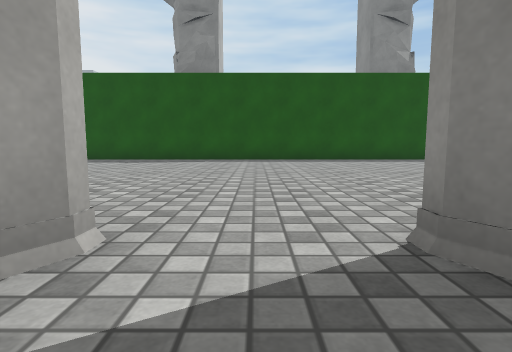
view 1 (above)

19 first-person views from a walk through a 3-D level made in the Unity game engine. The camera is 0.59 m above the floor, tilts 6° down and sees 80° across. The floor is counted in squares, 1 m on a side. Each view is taken from the middle of a square. On the plan, view 1 faces up. The plan holds only what a view shows up to about 9 squares ahead; the rest is blank. The place goes on beyond the plan. The player character is not drawn. Surface patterns are stand-ins for the level's own textures.

view 2
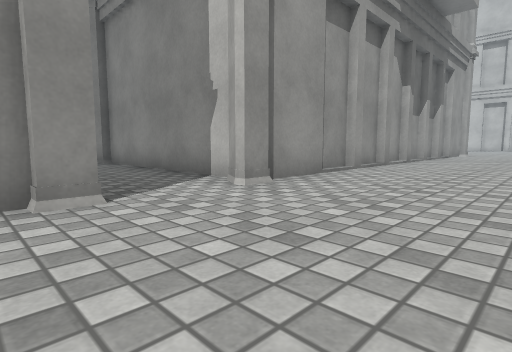

view 3
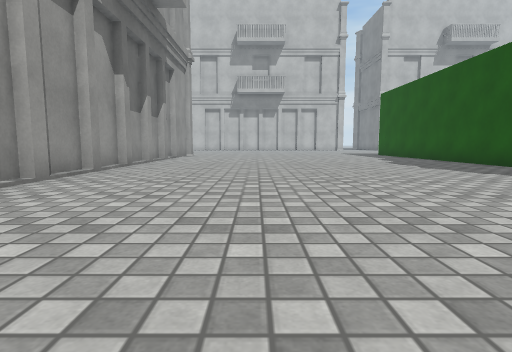

view 4
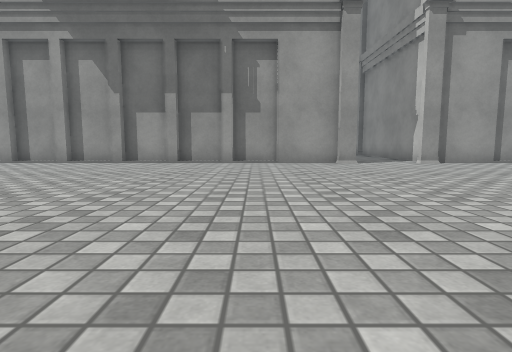

view 5
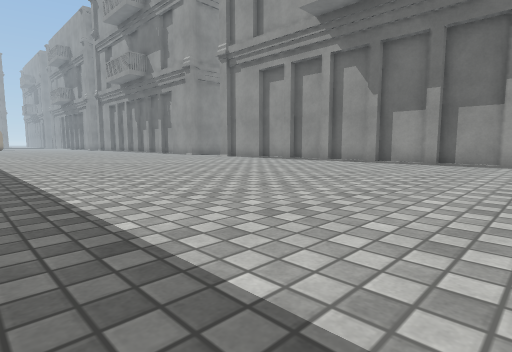

view 6
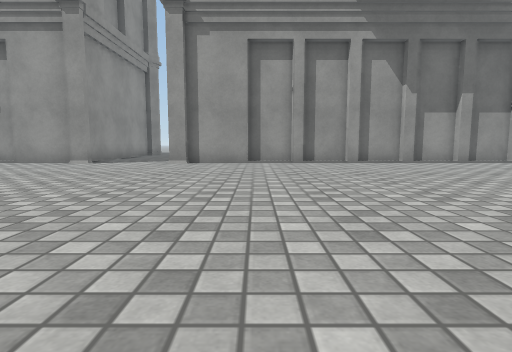

view 7
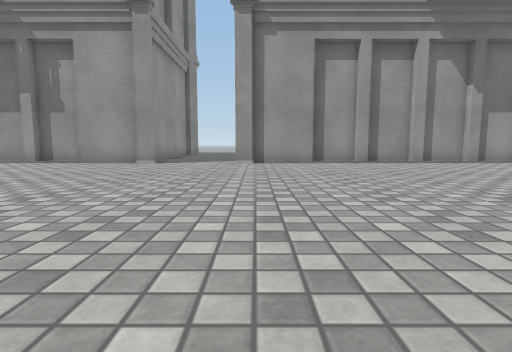

view 8
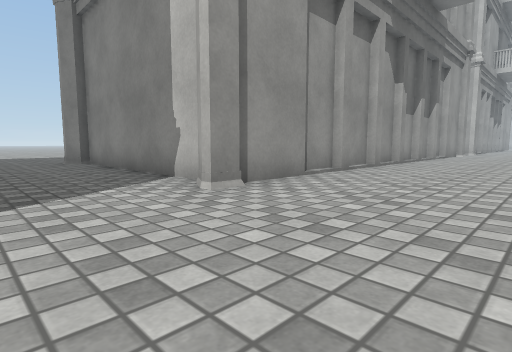

view 9
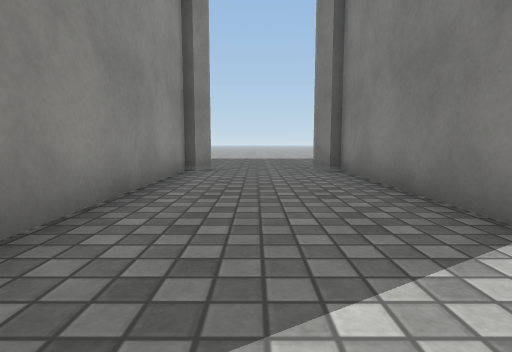

view 10
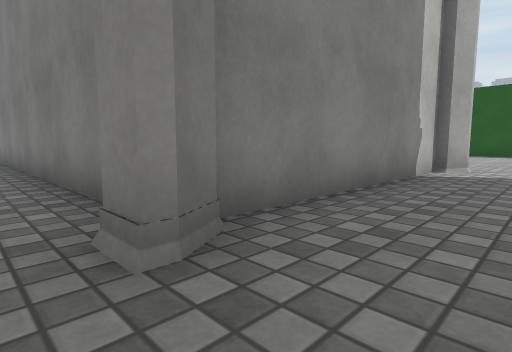

view 11
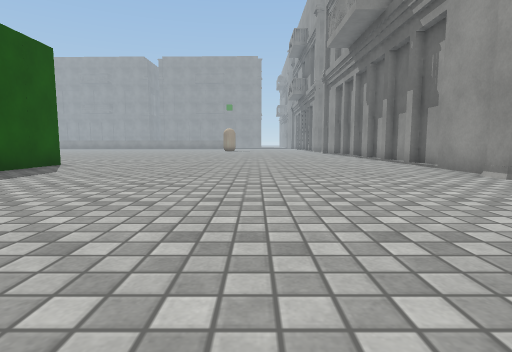

view 12
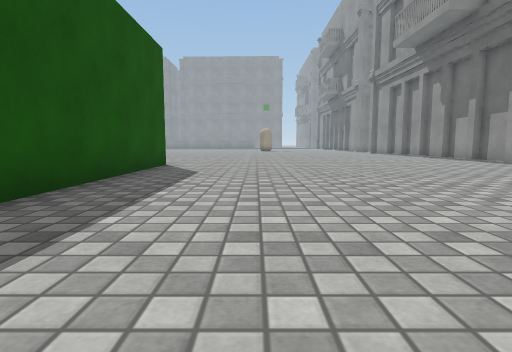

view 13
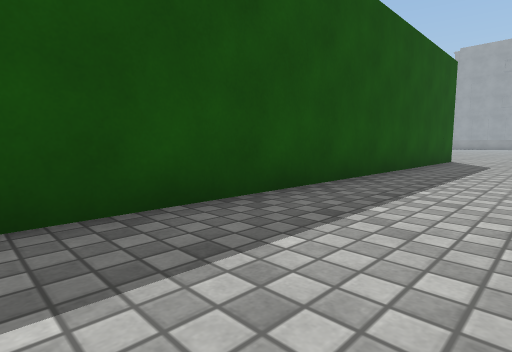

view 14
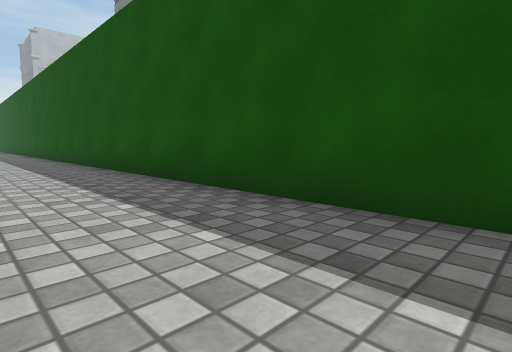

view 15
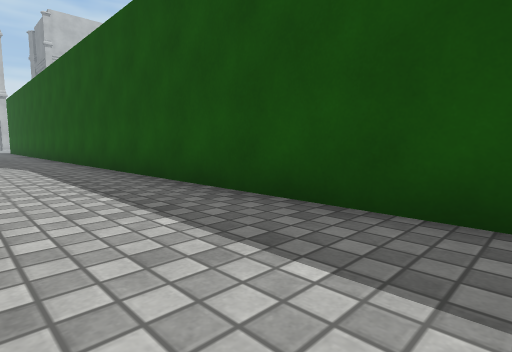

view 16
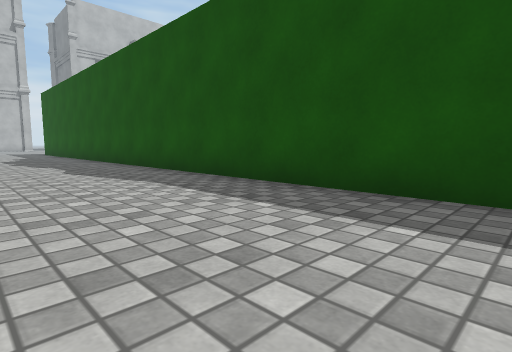

view 17
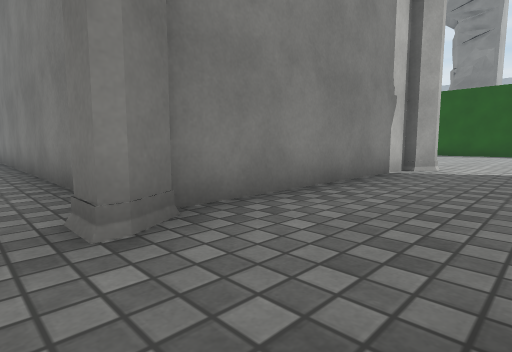

view 18
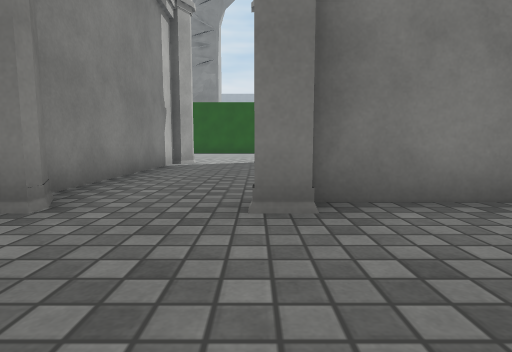

view 19
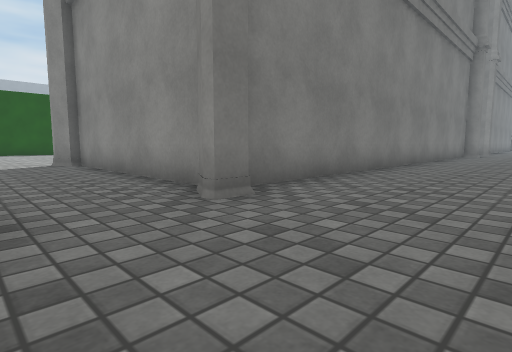

### Floor plan
Key: @ floor where view 1 was taken; # wall or solid block; . floor; B building.
Columns run from 9 left of view 1 to 22 right of it. Each row starts with its distance up from view 1.
 12 ###############################
 11 ................................
 10 ................................
  9 ................................
  8 ................................
  7 ................................
  6 ................................
  5 ................................
  4 ................................
  3 ................................
  2 ........B.BB............B..BB...
  1 BBBBBB  B..  BBBBBBBBBB B...B BB
  0         .@.             B...B
 -1         ...             B...B
 -2         ...             B...B
 -3         ...             B...B
 -4         ...             B...B
 -5 BBBBBBBBB.BBBBBBBBBBBBBBB..BB
 -6      ............... .......
 -7         ............     ...
 -8         ......

Positions as (right, up) in squares from view 1, and headings:
1: (0, 0), facing up
2: (2, 5), facing down-left
3: (0, 5), facing left
4: (4, 11), facing down
5: (4, 11), facing down-right
6: (13, 11), facing down
7: (15, 11), facing down
8: (18, 5), facing down-left
9: (17, 2), facing down
10: (17, -6), facing up-left
11: (13, 6), facing right
12: (13, 9), facing right
13: (10, 9), facing up-right
14: (13, 9), facing up-left
15: (7, 9), facing up-left
16: (3, 8), facing up-left
17: (1, -6), facing up-left
18: (1, -8), facing up
19: (-1, -8), facing up-right
